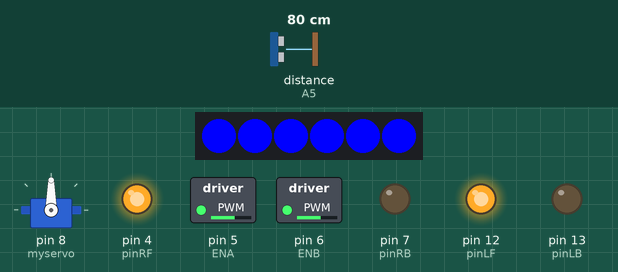
A sketch run on a simulated Arduino Uno, built with avr-gcc and run on an emulated ATmega328P. On the bench: servo, 6 RGB LEDs in strip order, left to right, switched loads named in the sketch (green lamp = pin HIGH), output pins drawn as LEDs (lit = HIGH). Dashed ring = blinking. Inputs (shaded band) come from the test bench; at power-on: distance to the obstacle (sensor on A5) 80 cm. The echo pulse lasts 58.3 µs per cm.

Above: at 1.2 s.
1.3 s: distance to the obstacle (sensor on A5) set to 23 cm
2.8 s: distance to the obstacle (sensor on A5) set to 18 cm
At 3.6 s:
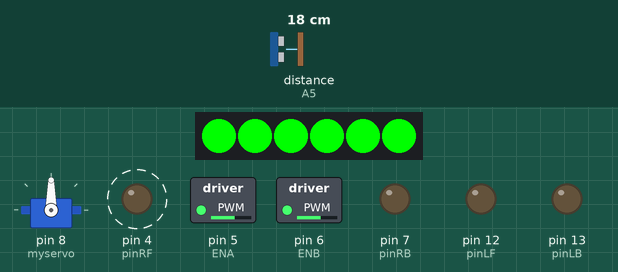
At 4.51 s:
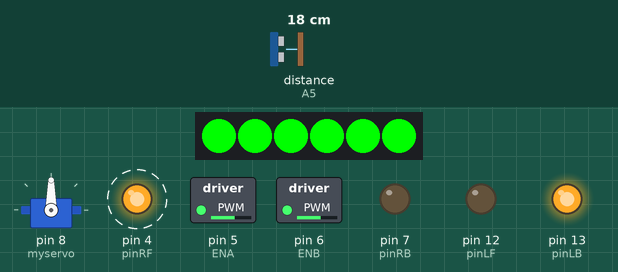
5.8 s: distance to the obstacle (sensor on A5) set to 12 cm
7.6 s: distance to the obstacle (sensor on A5) set to 9 cm
At 8.33 s:
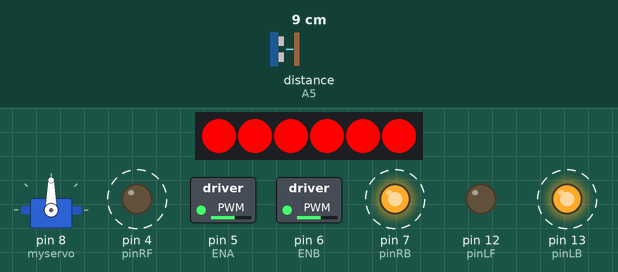
Timing chart, 0 to 11.6 s (numbered marks = the images above; inputs shaded):
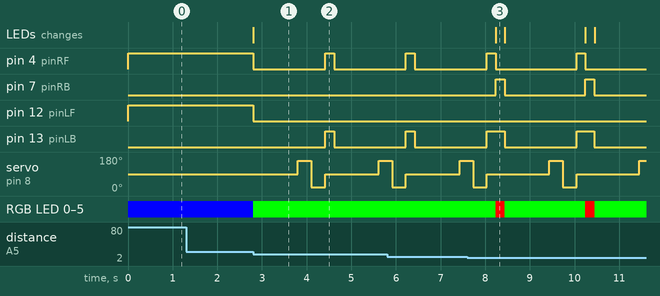

Measured:
- the behaviour switches between 21 and 20 cm on distance to the obstacle (sensor on A5) (found by bisection; images 0 and 1)
- the behaviour switches between 11 and 10 cm on distance to the obstacle (sensor on A5) (found by bisection; images 2 and 3)
- after the input at 1.3 s, every drawn part: stays the same
- after the input at 2.8 s, pin 4 (pinRF): HIGH → LOW at once, → HIGH 1.6 s later, → LOW 0.20 s later; pin 12 (pinLF): HIGH → LOW at once
- after the input at 7.6 s, pin 7 (pinRB): alternates HIGH for 0.20 s and LOW for 1.8 s, starting after 0.64 s; RGB LED 0–5: alternates RGB(255, 0, 0) for 0.20 s and RGB(0, 255, 0) for 1.8 s, starting after 0.64 s; the LEDs: change after 0.64 s (image 3)

The sketch:

Test3_Ultrasound_Obstacle_Avoidance_Car.ino
```cpp
#include <Servo.h>
#include <FastLED.h>                                      //Define the RGB driver chip WS2812 library
#define LED_PIN     A4                                    //The ARDUINO driver pin is A4
#define NUM_LEDS    6                                     //RCWL-1633 is equipped with 6 series connected RGB light beads
CRGB leds[NUM_LEDS];
const int   I_O = A5;                                     //I/O connected to pin A5, single bus ranging
#define ENA  5              //pin of controlling speed---- ENA of motor driver board
#define ENB  6              //pin of controlling speed---- ENB of motor driver board
int pinLB = 13;            //pin of controlling turning---- IN1 of motor driver board
int pinLF = 12;           //pin of controlling turning---- IN2 of motor driver board
int pinRB = 7;          //pin of controlling turning---- IN3 of motor driver board
int pinRF = 4;          //pin of controlling turning---- IN4 of motor driver board
Servo myservo;
float  distance;
volatile int DL;
volatile int DM;
volatile int DR;
float checkdistance() {
  pinMode(I_O, OUTPUT);
  digitalWrite(I_O, HIGH);
  delayMicroseconds(100);
  digitalWrite(I_O, LOW);
  pinMode(I_O, INPUT);
  distance  = pulseIn(I_O, HIGH, 500000);
  distance = distance * 340 / 2 / 10000;
  return distance;
}
void Detect_obstacle_distance() {
  myservo.write(160);
  for (int i = 0; i < 3; i = i + 1) {
    DL = checkdistance();
    delay(100);
  }
  myservo.write(20);
  for (int i = 0; i < 3; i = i + 1) {
    DR = checkdistance();
    delay(100);
  }
}
void setup() {
  pinMode(pinLB, OUTPUT); // pin 13
  pinMode(pinLF, OUTPUT); // pin 12
  pinMode(pinRB, OUTPUT); // pin 7
  pinMode(pinRF, OUTPUT); // pin 4
  pinMode(ENA, OUTPUT);   // pin 5(PWM)
  pinMode(ENB, OUTPUT);   // pin 6(PWM)
  FastLED.addLeds<WS2812, LED_PIN, GRB>(leds, NUM_LEDS);
  Serial.begin(9600);                                     //Baud rate 9600
  pinMode(I_O, INPUT);                                    //Set I_O as input pin
  Set_Speed(150);//setting speed 150
  DL = 0;
  DM = 0;
  DR = 0;
  myservo.attach(8);
  myservo.write(90); //Initialize the servo angle to 90 degrees
}
void red() {
  leds[0] = CRGB(255, 0, 0);
  leds[1] = CRGB(255, 0, 0);
  leds[2] = CRGB(255, 0, 0);
  leds[3] = CRGB(255, 0, 0);
  leds[4] = CRGB(255, 0, 0);
  leds[5] = CRGB(255, 0, 0);
  FastLED.show();
}
void green() {
  leds[0] = CRGB(0, 255, 0);
  leds[1] = CRGB(0, 255, 0);
  leds[2] = CRGB(0, 255, 0);
  leds[3] = CRGB(0, 255, 0);
  leds[4] = CRGB(0, 255, 0);
  leds[5] = CRGB(0, 255, 0);
  FastLED.show();
}
void blue() {
  leds[0] = CRGB(0, 0, 255);
  leds[1] = CRGB(0, 0, 255);
  leds[2] = CRGB(0, 0, 255);
  leds[3] = CRGB(0, 0, 255);
  leds[4] = CRGB(0, 0, 255);
  leds[5] = CRGB(0, 0, 255);
  FastLED.show();
}
void loop() {
  DM = checkdistance();
  if (DM < 20) {
    green();
    stopp();
    delay(1000);
    Detect_obstacle_distance();
    if (DL < 20 || DR < 20) {
      green();
      if (DL > DR) {
        myservo.write(90);
        turnL();
        delay(200);
        advance();
      } else {
        myservo.write(90);
        turnR();
        delay(200);
        advance();
      }
    }
    if (DL < 10 || DR < 10) {
      red();
      myservo.write(90);
      back();
      delay(200);
      stopp();
    }
  }
  else {
    blue();
    myservo.write(90);
    advance();
  }
}


void Set_Speed(unsigned char pwm) //function of setting speed
{
  analogWrite(ENA, pwm);
  analogWrite(ENB, pwm);
}
void advance()    //  going forward
{
  digitalWrite(pinRB, LOW); // making motor move towards right rear
  digitalWrite(pinRF, HIGH);
  digitalWrite(pinLB, LOW); // making motor move towards left rear
  digitalWrite(pinLF, HIGH);

}
void turnR()        //turning right(dual wheel)
{
  digitalWrite(pinRB, LOW); //making motor move towards right rear
  digitalWrite(pinRF, HIGH);
  digitalWrite(pinLB, HIGH);
  digitalWrite(pinLF, LOW); //making motor move towards left front
}
void turnL()         //turning left(dual wheel)
{
  digitalWrite(pinRB, HIGH);
  digitalWrite(pinRF, LOW );  //making motor move towards right front
  digitalWrite(pinLB, LOW);  //making motor move towards left rear
  digitalWrite(pinLF, HIGH);
}
void stopp()        //stop
{
  digitalWrite(pinRB, LOW);
  digitalWrite(pinRF, LOW);
  digitalWrite(pinLB, LOW);
  digitalWrite(pinLF, LOW);

}
void back()         //back up
{
  digitalWrite(pinRB, HIGH); //making motor move towards right rear
  digitalWrite(pinRF, LOW);
  digitalWrite(pinLB, HIGH); //making motor move towards left rear
  digitalWrite(pinLF, LOW);
}
```
